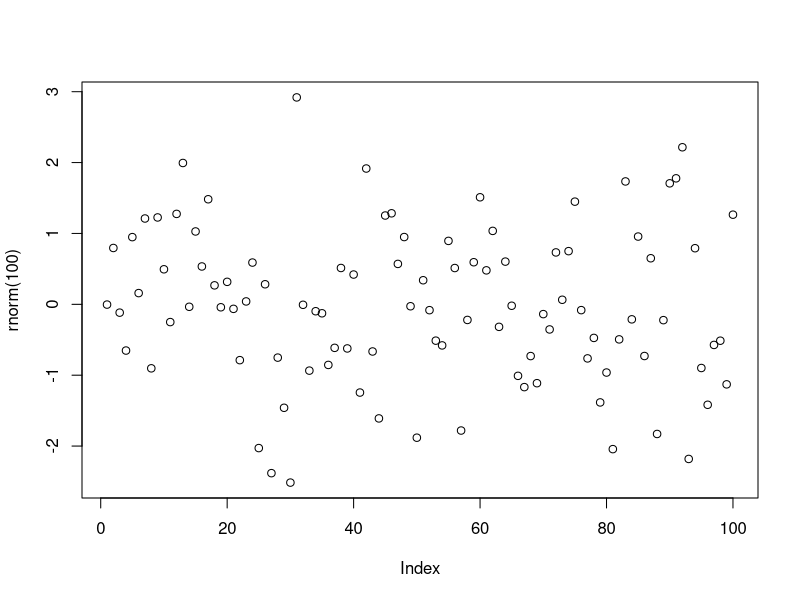
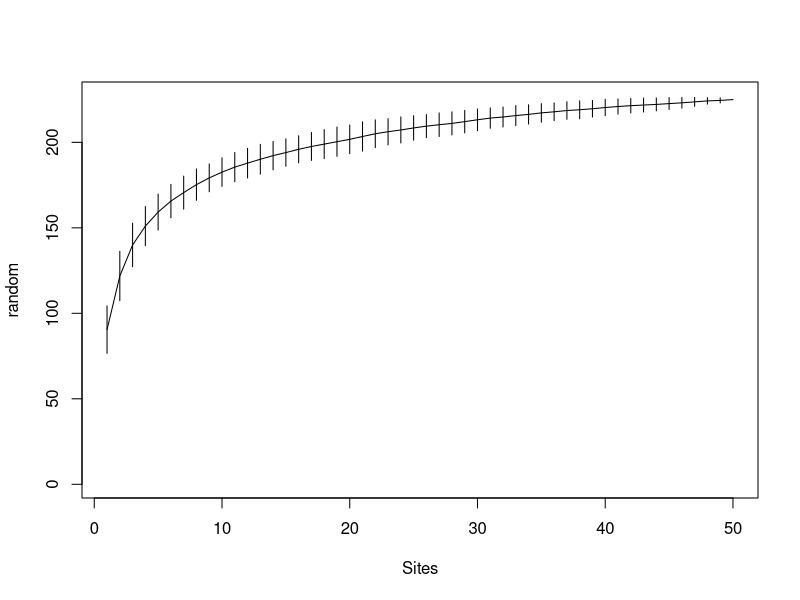

Generate these figures, in order, with R:
## ---- chunk 1
plot(rnorm(100))
## ---- chunk 2
library(vegan)
x<-runif(10)
## ---- chunk 3
data(BCI)
a<-specaccum(BCI,method = "random")
plot(a)
